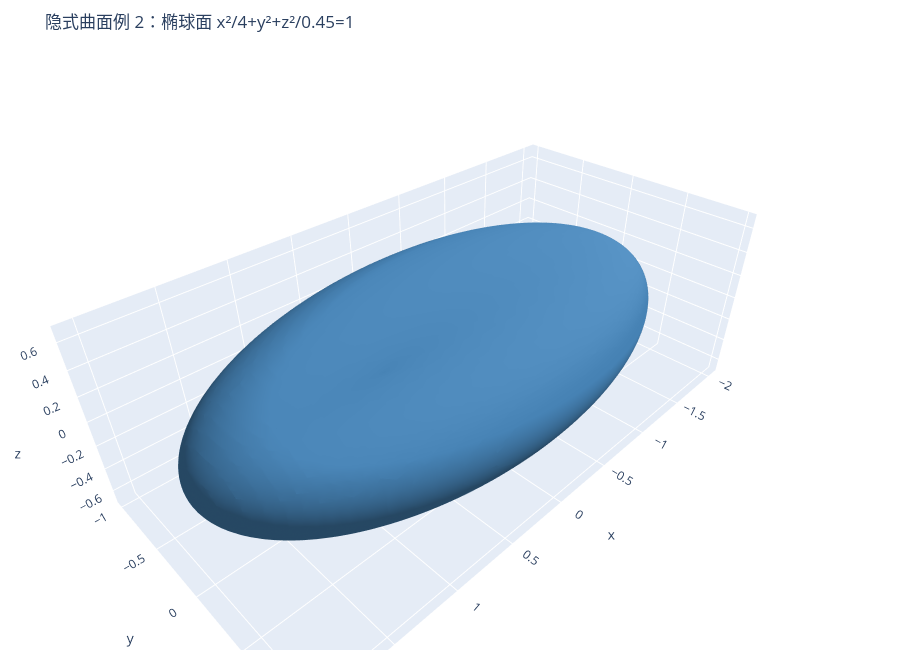
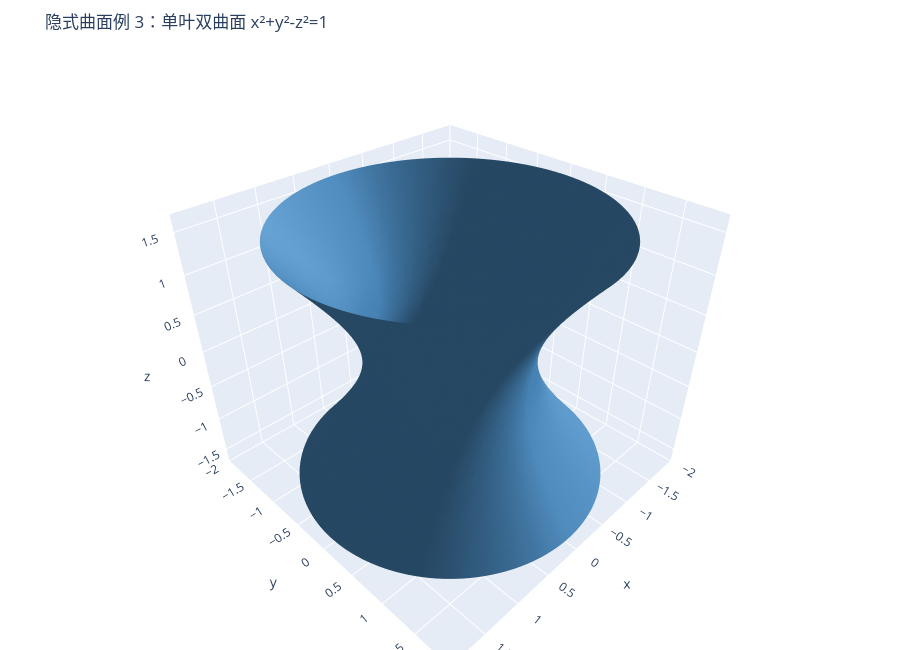

The code cell stored with these charts, in order, in its notebook:
### Code cell
F_ellipsoid_expr = x_sym**2 / 4 + y_sym**2 + z_sym**2 / 0.45 - 1
F_ellipsoid = sympy_function_3d(F_ellipsoid_expr)


plot_implicit_surface(
    F_ellipsoid,
    xlim=(-2.4, 2.4),
    ylim=(-1.4, 1.4),
    zlim=(-1.0, 1.0),
    n=64,
    title="隐式曲面例 2：椭球面 x²/4+y²+z²/0.45=1",
);


F_hyperboloid_one_sheet_expr = x_sym**2 + y_sym**2 - z_sym**2 - 1
F_hyperboloid_one_sheet = sympy_function_3d(F_hyperboloid_one_sheet_expr)


plot_implicit_surface(
    F_hyperboloid_one_sheet,
    xlim=(-2.0, 2.0),
    ylim=(-2.0, 2.0),
    zlim=(-1.6, 1.6),
    n=64,
    title="隐式曲面例 3：单叶双曲面 x²+y²-z²=1",
);

### Figure 1 — Plotly figure (JSON) as saved in the notebook; plotly's stock layout.template omitted (floating-point values rounded to 4 significant figures; data arrays with more than 128 entries replaced by an {"elided": "..."} marker saying what was removed)
{"data": [{"color": "steelblue", "flatshading": false, "i": {"elided": "20300 int values"}, "j": {"elided": "20300 int values"}, "k": {"elided": "20300 int values"}, "lighting": {"ambient": 0.55, "diffuse": 0.75, "specular": 0.25}, "name": "隐式曲面", "opacity": 1, "type": "mesh3d", "x": {"elided": "10152 float values"}, "y": {"elided": "10152 float values"}, "z": {"elided": "10152 float values"}}], "layout": {"height": 650, "margin": {"b": 0, "l": 0, "r": 0, "t": 55}, "scene": {"aspectmode": "data", "xaxis": {"title": {"text": "x"}}, "yaxis": {"title": {"text": "y"}}, "zaxis": {"title": {"text": "z"}}}, "title": {"text": "隐式曲面例 2：椭球面 x²/4+y²+z²/0.45=1"}, "width": 900}}

### Figure 2 — Plotly figure (JSON) as saved in the notebook; plotly's stock layout.template omitted (floating-point values rounded to 4 significant figures; data arrays with more than 128 entries replaced by an {"elided": "..."} marker saying what was removed)
{"data": [{"color": "steelblue", "flatshading": false, "i": {"elided": "29152 int values"}, "j": {"elided": "29152 int values"}, "k": {"elided": "29152 int values"}, "lighting": {"ambient": 0.55, "diffuse": 0.75, "specular": 0.25}, "name": "隐式曲面", "opacity": 1, "type": "mesh3d", "x": {"elided": "14816 float values"}, "y": {"elided": "14816 float values"}, "z": {"elided": "14816 float values"}}], "layout": {"height": 650, "margin": {"b": 0, "l": 0, "r": 0, "t": 55}, "scene": {"aspectmode": "data", "xaxis": {"title": {"text": "x"}}, "yaxis": {"title": {"text": "y"}}, "zaxis": {"title": {"text": "z"}}}, "title": {"text": "隐式曲面例 3：单叶双曲面 x²+y²-z²=1"}, "width": 900}}
